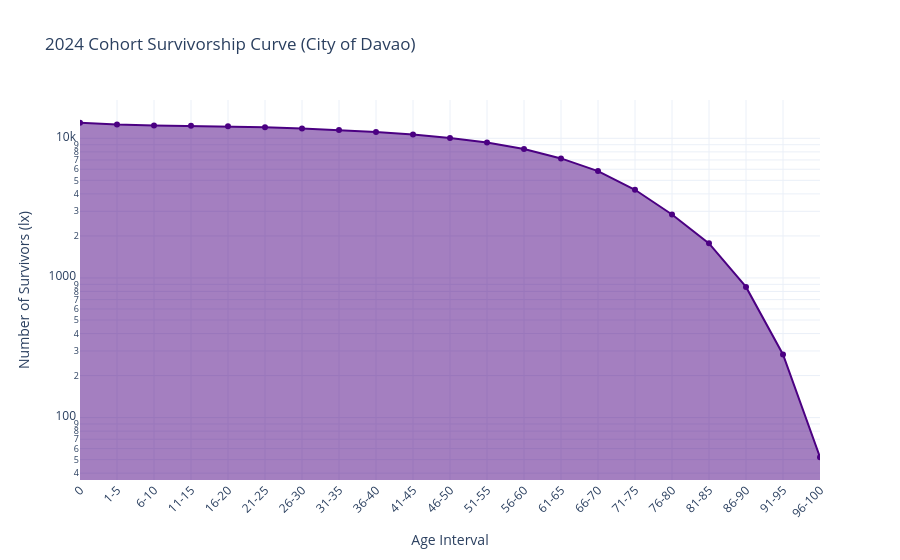

The cell this chart's notebook holds for it:
### Code cell
# We use the raw survivor count ('l_x_raw') for the Y-axis
fig = px.line(
    final_table_davao,
    x='x',  # The age brackets (0, 1-5, 6-10...)
    y='l_x_raw',  # The remaining survivors out of your starting population
    title='2024 Cohort Survivorship Curve (City of Davao)',
    labels={
        'x': 'Age Interval',
        'l_x_raw': 'Number of Survivors (lx)'
    },
    log_y=True,
    markers=True  # Adds distinct dots to each data point
)

# Standard formatting to make it look professional
fig.update_traces(fill='tozeroy', line_color='indigo')
fig.update_layout(
    template="plotly_white",
    hovermode="x unified",
    xaxis_tickangle=-45  # Tilts the age labels so they don't overlap
)

fig.show()

### Figure 1 — Plotly figure (JSON) as saved in the notebook; plotly's stock layout.template omitted (floating-point values rounded to 4 significant figures)
{"data": [{"hovertemplate": "Age Interval=%{x}<br>Number of Survivors (lx)=%{y}<extra></extra>", "legendgroup": "", "line": {"color": "indigo", "dash": "solid"}, "marker": {"symbol": "circle"}, "mode": "lines+markers", "name": "", "orientation": "v", "showlegend": false, "x": ["0", "1-5", "6-10", "11-15", "16-20", "21-25", "26-30", "31-35", "36-40", "41-45", "46-50", "51-55", "56-60", "61-65", "66-70", "71-75", "76-80", "81-85", "86-90", "91-95", "96-100"], "xaxis": "x", "y": [12929, 12541, 12376, 12285, 12182, 11988, 11756, 11458, 11105, 10651, 10072, 9342, 8383, 7181, 5826, 4282, 2848, 1769, 863, 283, 52], "yaxis": "y", "type": "scatter", "fill": "tozeroy"}], "layout": {"xaxis": {"anchor": "y", "domain": [0.0, 1.0], "title": {"text": "Age Interval"}, "tickangle": -45}, "yaxis": {"anchor": "x", "domain": [0.0, 1.0], "title": {"text": "Number of Survivors (lx)"}, "type": "log"}, "legend": {"tracegroupgap": 0}, "title": {"text": "2024 Cohort Survivorship Curve (City of Davao)"}, "hovermode": "x unified"}}
